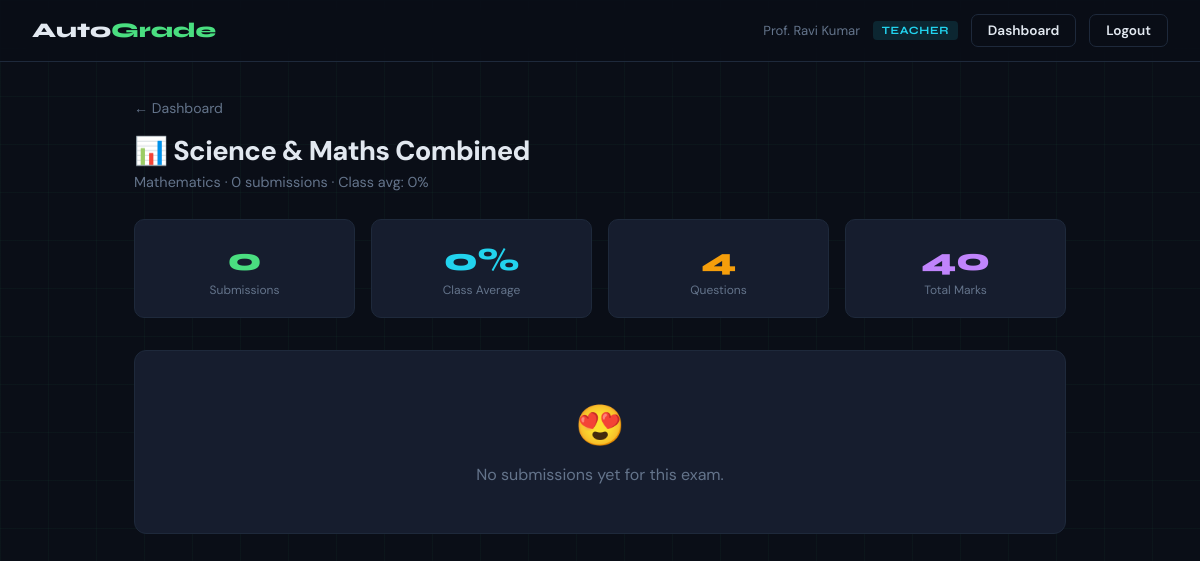
The page /teacher/exam/2/results (signed in) on the database its author committed.
### app.py (models this page shows, shortened)
class User(UserMixin, db.Model):
    id         = db.Column(db.Integer, primary_key=True)
    username   = db.Column(db.String(80),  unique=True, nullable=False)
    email      = db.Column(db.String(120), unique=True, nullable=False)
    password   = db.Column(db.String(256), nullable=False)
    first_name = db.Column(db.String(80),  default='')
    last_name  = db.Column(db.String(80),  default='')
    role       = db.Column(db.String(10),  default='student')
    created_at = db.Column(db.DateTime,    default=datetime.utcnow)
    submissions = db.relationship('Submission', backref='student', lazy=True)
    def full_name(self):
        n = f"{self.first_name} {self.last_name}".strip()
        return n if n else self.username
    def is_teacher(self): return self.role == 'teacher'

class Exam(db.Model):
    id          = db.Column(db.Integer, primary_key=True)
    title       = db.Column(db.String(200), nullable=False)
    subject_id  = db.Column(db.Integer, db.ForeignKey('subject.id'), nullable=False)
    creator_id  = db.Column(db.Integer, db.ForeignKey('user.id'),    nullable=False)
    is_active   = db.Column(db.Boolean, default=True)
    created_at  = db.Column(db.DateTime, default=datetime.utcnow)
    questions   = db.relationship('Question', secondary=exam_questions, lazy='subquery')
    submissions = db.relationship('Submission', backref='exam', lazy=True)
    creator     = db.relationship('User', backref='exams')
    def total_marks(self):
        return sum(q.max_marks for q in self.questions)

class Subject(db.Model):
    id        = db.Column(db.Integer, primary_key=True)
    name      = db.Column(db.String(100), unique=True, nullable=False)
    questions = db.relationship('Question', backref='subject', lazy=True)
    exams     = db.relationship('Exam',     backref='subject', lazy=True)

class Question(db.Model):
    id               = db.Column(db.Integer, primary_key=True)
    subject_id       = db.Column(db.Integer, db.ForeignKey('subject.id'), nullable=False)
    creator_id       = db.Column(db.Integer, db.ForeignKey('user.id'),    nullable=False)
    question_text    = db.Column(db.Text, nullable=False)
    reference_answer = db.Column(db.Text, nullable=False)
    max_marks        = db.Column(db.Integer, default=10)
    is_active        = db.Column(db.Boolean, default=True)
    created_at       = db.Column(db.DateTime, default=datetime.utcnow)
    creator          = db.relationship('User', backref='questions')

### app.py (the view)
@app.route('/teacher/exam/<int:exam_id>/results')
@teacher_required
def exam_results(exam_id):
    exam=Exam.query.filter_by(id=exam_id,creator_id=current_user.id).first_or_404()
    subs=Submission.query.filter_by(exam_id=exam_id).order_by(Submission.submitted_at.desc()).all()
    avg=round(sum(s.percentage for s in subs)/len(subs),1) if subs else 0
    return render_template('teacher/exam_results.html',exam=exam,submissions=subs,avg_pct=avg)

### app.py (called while the page is built)
@lm.user_loader
def load_user(uid): return User.query.get(int(uid))

def teacher_required(f):
    @wraps(f)
    @login_required
    def decorated(*a,**k):
        if not current_user.is_teacher():
            flash('Teacher access required.','error')
            return redirect(url_for('student_dashboard'))
        return f(*a,**k)
    return decorated

### templates/teacher/exam_results.html (shortened to what this page needs)
{% extends "base.html" %}
{% block content %}
<a href="{{ url_for('teacher_dashboard') }}" style="color:var(--muted);text-decoration:none;font-size:.88rem;display:inline-block;margin-bottom:1rem">&#8592; Dashboard</a>
<div class="pt">&#128202; {{ exam.title }}</div>
<div class="ps">{{ exam.subject.name }} &middot; {{ submissions|length }} submissions &middot; Class avg: {{ avg_pct }}%</div>
<div class="stat-grid">
  <div class="stat-card"><div class="stat-num" style="color:var(--accent)">{{ submissions|length }}</div><div class="stat-lbl">Submissions</div></div>
  <div class="stat-card"><div class="stat-num" style="color:var(--accent2)">{{ avg_pct }}%</div><div class="stat-lbl">Class Average</div></div>
  <div class="stat-card"><div class="stat-num" style="color:var(--warn)">{{ exam.questions|length }}</div><div class="stat-lbl">Questions</div></div>
  <div class="stat-card"><div class="stat-num" style="color:#c084fc">{{ exam.total_marks() }}</div><div class="stat-lbl">Total Marks</div></div>
</div>
{% if submissions %}
<div class="card" style="padding:0;overflow:hidden">
  <table class="tbl">
    <thead><tr><th>Student</th><th>Score</th><th>%</th><th>Grade</th><th>Submitted</th><th></th></tr></thead>
    <tbody>{% for s in submissions %}<tr>
      <td><strong>{{ s.student.full_name() }}</strong><br><span style="color:var(--muted);font-size:.78rem">@{{ s.student.username }}</span></td>
      <td>{{ s.total_score }}/{{ s.total_marks }}</td>
      <td><div class="bar-t" style="width:90px;display:inline-block;vertical-align:middle;margin-right:.4rem"><div class="bar-f" style="width:{{ s.percentage }}%;background:{% if s.percentage>=70 %}#4ade80{% elif s.percentage>=40 %}#f59e0b{% else %}#f87171{% endif %}"></div></div>{{ s.percentage }}%</td>
      <td><span class="chip {% if s.percentage>=70 %}cg{% elif s.percentage>=40 %}cy{% else %}cr{% endif %}">{{ s.grade }}</span></td>
      <td style="color:var(--muted);font-size:.8rem">{{ s.submitted_at.strftime('%d %b %Y') }}</td>
      <td><a href="{{ url_for('student_detail', sub_id=s.id) }}" class="btn btn-outline" style="font-size:.75rem;padding:.3rem .7rem">View &#8594;</a></td>
    </tr>{% endfor %}</tbody>
  </table>
</div>
{% else %}<div class="empty card"><div class="ei">&#128525;</div><p>No submissions yet for this exam.</p></div>{% endif %}
{% endblock %}

### templates/base.html (shortened to what this page needs)
<!DOCTYPE html>
<html lang="en">
<head>
</head>
<body>
<nav>
  <a href="{{ url_for('home') }}" class="logo">Auto<span>Grade</span></a>
  <div class="nav-r">
    {% if current_user.is_authenticated %}
      <span class="nav-u">{{ current_user.full_name() }}</span>
      <span class="badge-role {% if current_user.is_teacher() %}badge-teacher{% else %}badge-student{% endif %}">
        {{ current_user.role }}
      </span>
      {% if current_user.is_teacher() %}
        <a href="{{ url_for('teacher_dashboard') }}" class="btn btn-outline">Dashboard</a>
      {% else %}
        <a href="{{ url_for('student_dashboard') }}" class="btn btn-outline">Dashboard</a>
        <a href="{{ url_for('progress') }}" class="btn btn-outline">Progress</a>
      {% endif %}
      <a href="{{ url_for('logout') }}" class="btn btn-outline">Logout</a>
    {% else %}
      <a href="{{ url_for('login') }}" class="btn btn-outline">Login</a>
      <a href="{{ url_for('register') }}" class="btn btn-accent">Register</a>
    {% endif %}
  </div>
</nav>
<div class="page {% block page_class %}{% endblock %}">
  {% block content %}{% endblock %}
</div>
</body>
</html>

### rows shown on the page
User: full_name "Prof. Ravi Kumar", role "TEACHER"
Exam: title "Science & Maths Combined"
Subject: subject.name "Mathematics"
Question: total_marks "40"

### other values the page prints
{{ submissions|length }} "0"
{{ avg_pct }} "0"
{{ exam.questions|length }} "4"
